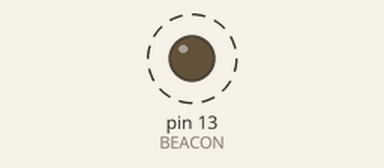
Simulated run of this sketch. Board: Arduino Uno, built with avr-gcc and run on an emulated ATmega328P. On the bench: output pins drawn as LEDs (lit = HIGH). Dashed ring = blinking.

Above: at 0.2 s.
Timing chart, 0 to 3.0 s (numbered marks = the images above):
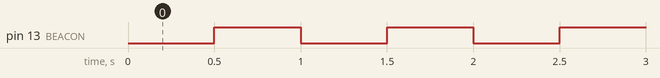

The sketch:

l1_blink.ino
```cpp
const uint8_t BEACON = 13;
const unsigned long PERIOD = 500;

unsigned long lastToggle = 0;
bool beaconOn = false;

void setup() {
  pinMode(BEACON, OUTPUT);
}

void loop() {
  unsigned long now = millis();
  if (now - lastToggle >= PERIOD) {
    lastToggle = now;
    beaconOn = !beaconOn;
    digitalWrite(BEACON, beaconOn ? HIGH : LOW);
  }
}
```

Measured:
- by itself, pin 13 (BEACON): alternates HIGH for 0.50 s and LOW for 0.50 s
